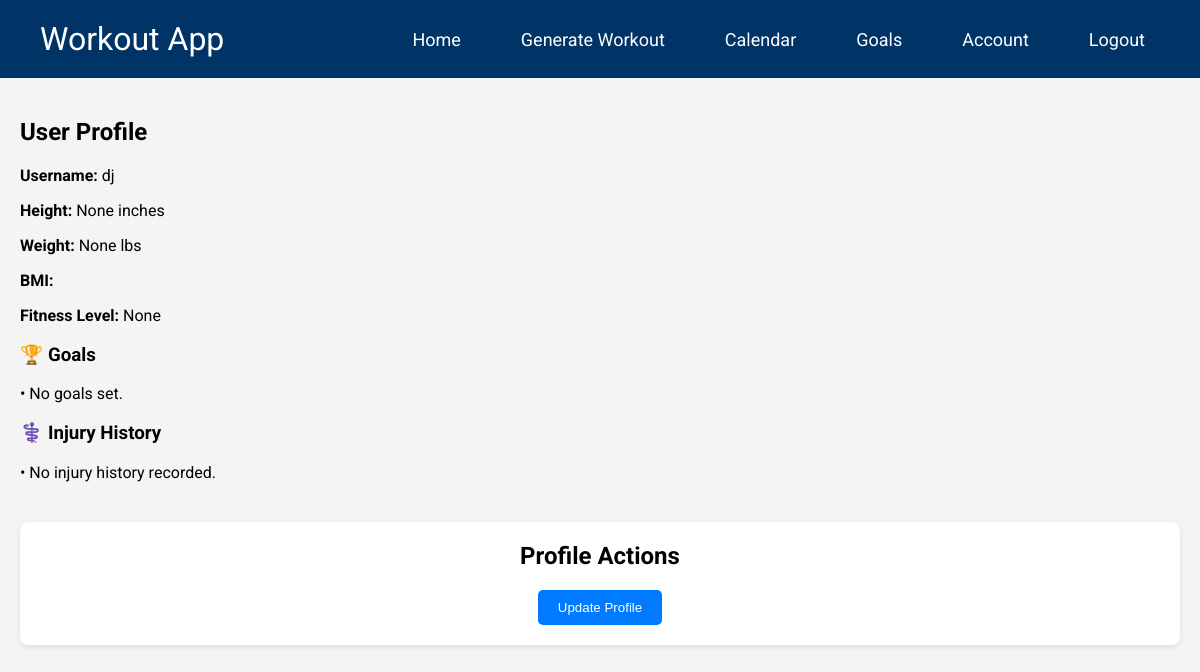
The app's page /accounts/user_data/ (signed in), older data.
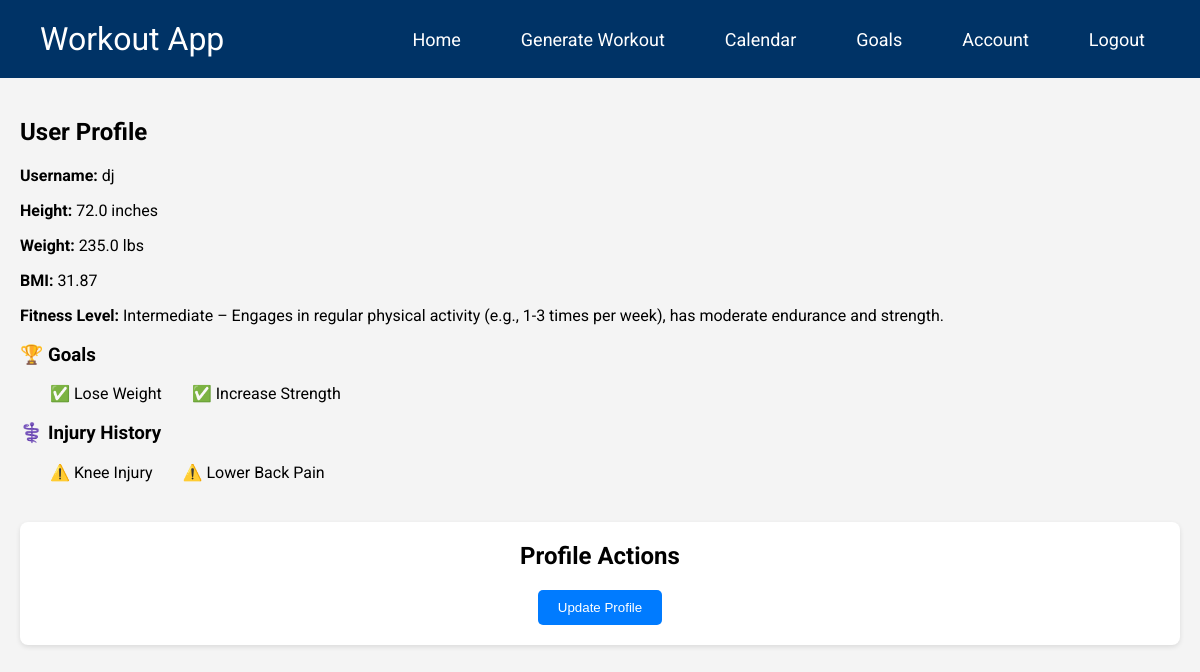
The same page, newer data.
### accounts/models.py (models this page shows, shortened)
class UserProfile(models.Model):
    FITNESS_LEVEL_CHOICES = [
        ('beginner', 'Beginner – New to exercise or returning after a long break. Low endurance, strength, and flexibility.'),
        ('intermediate', 'Intermediate – Engages in regular physical activity (e.g., 1-3 times per week), has moderate endurance and strength.'),
        ('advanced', 'Advanced – High fitness level with consistent training (e.g., 3+ times per week), strong endurance, strength, and flexibility.'),
        ('athlete', 'Athlete – Trains for specific performance goals (e.g., competitive sports, weightlifting, endurance events).'),
        ('rehab', 'Rehabilitation/Recovery – Focused on regaining fitness after an injury, surgery, or medical condition.'),
        ('senior', 'Senior/Low Impact – Prioritizes joint-friendly and lower-intensity movements, often for older adults or those with physical limitations.'),
    ]
    user = models.OneToOneField(User, on_delete=models.CASCADE)
    height = models.FloatField(null=True, blank=True, help_text="Height in inches")
    weight = models.FloatField(null=True, blank=True, help_text="Weight in pounds")
    bmi = models.FloatField(null=True, blank=True)
    fitness_level = models.CharField(max_length=20, choices=FITNESS_LEVEL_CHOICES, null=True, blank=True)
    goals = models.ManyToManyField('Goal', blank=True)
    injury_history = models.ManyToManyField('Injury', blank=True)

class Goal(models.Model):
    name = models.CharField(max_length=100)
    description = models.TextField()

class Injury(models.Model):
    name = models.CharField(max_length=100)
    description = models.TextField()

### accounts/views.py (the view)
# urls.py: path('user_data/', user_data, name='user_data'),
def user_data(request):
    user_profile = request.user.userprofile
    user_data_entries = UserProfile.objects.filter(user=request.user).prefetch_related('goals')  # Prefetch related goals for efficiency
    return render(request, 'accounts/user_data.html', {
        'user_profile': user_profile,
        'user_data_entries': user_data_entries,
    })

### home/context_processors.py (called while the page is built)
def base_url(request):
    return {
        'base_url': f"{request.scheme}://{request.get_host()}/proxy/8000/"
    }

### accounts/templates/accounts/user_data.html (shortened to what this page needs)
<!DOCTYPE html>
<html lang="en">
<head>
</head>
<body>
    <header>
        <a class="logo" href="#home">Workout App</a>
        <nav>
            <ul>
                <li><a class="activate" href="{% url 'home' %}">Home</a></li>
                {% if user.is_authenticated %}
                    <li><a href="{% url 'generate_workout' %}">Generate Workout</a></li>
                    <li><a href="#">Calendar</a></li>
                    <li><a href="{% url 'goals:goals' %}">Goals</a></li>
                    <li><a href="{% url 'user_data' %}">Account</a></li>
                    <li><a href="{% url 'logout' %}">Logout</a></li>
                {% else %}
                    <li><a href="{% url 'login' %}">Login</a></li>
                {% endif %}
            </ul>
        </nav>
    </header>
    <div class="container">
        <h2>User Profile</h2>
        <p><strong>Username:</strong> {{ user_profile.user.username }}</p>
        <p><strong>Height:</strong> {{ user_profile.height }} inches</p>
        <p><strong>Weight:</strong> {{ user_profile.weight }} lbs</p>
        <p><strong>BMI:</strong> {{ user_profile.bmi|floatformat:2 }}</p>
        <p><strong>Fitness Level:</strong> {{ user_profile.get_fitness_level_display }}</p>
        <div>
            <h3>🏆 Goals</h3>
                {% if user_profile.goals.all %}
                    <ul>
                        {% for goal in user_profile.goals.all %}
                            <li>✅ {{ goal.name }}</li>
                        {% endfor %}
                    </ul>
                {% else %}
                    <p>• No goals set.</p>
                {% endif %}
            </div>
            <div style="margin-bottom: 40px;">
                <h3>⚕️ Injury History</h3>
                {% if user_profile.injury_history.all %}
                    <ul>
                        {% for injury in user_profile.injury_history.all %}
                            <li>⚠️ {{ injury.name }}</li>
                        {% endfor %}
                    </ul>
                {% else %}
                    <p>• No injury history recorded.</p>
                {% endif %}
            </div>
        <div class="main-section">
            <h2>Profile Actions</h2>
            <a href="{% url 'update_profile' %}">
                <button>Update Profile</button>
            </a>
        </div>
    </div>
</body>
</html>

Row changes from the older to the newer data that the page shows:
changed UserProfile "dj": height "None" → "72.0"; weight "None" → "235.0"; bmi (not shown) → "31.87"; fitness_level "None" → "Intermediate – Engages in regular physical activity (e.g., 1-3 times per week), has moderate endurance and strength."
now on this page (row unchanged): Goal: name "Lose Weight"
now on this page (row unchanged): Goal: name "Increase Strength"
now on this page (row unchanged): Injury: name "Knee Injury"
now on this page (row unchanged): Injury: name "Lower Back Pain"
Text that changed along with them:
text no longer shown: "• No goals set. • No injury history recorded."
